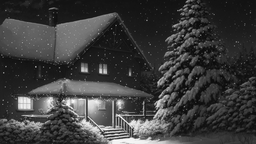
#> input picture laba4/pictures_src/house_semitone.bmp, 256 x 144 px, shrunk from 2000 x 1125 before the run, found by its file name
$ python main.py
#> lines starting #> are read from the running program, lines starting #| are printed output that depends on the picture
### laba4/my_io.py
from PIL import Image
import numpy as np
from sys import path

path = path[0]


# [14 lines left out: function safe_number_input, not called in this run]


def prompt(variants: dict):
    for number, variant in enumerate(variants.keys(), 1):
        print(f'{number} - {variant}')
    input_correct = False
    user_input = 0
    while not input_correct:
        try:
            user_input = int(input('> '))
            if user_input <= 0 or user_input > len(variants):
                raise ValueError
            input_correct = True
        except ValueError:
            print("Введите корректное значение")
#> this loop made 1 pass; the answer given on pass 1: 3
    return dict(enumerate(variants.values(), 1))[user_input]


def image_to_np_array(image_name: str) -> np.array:
#> called with image_name = 'house_semitone.bmp'
    img_src = Image.open(path + '\\pictures_src\\' + image_name).convert('L')
#> img_src is the input picture: PIL image 256x144 L; min 4, max 255, mean 60.7
#> the loop in prompt (call 2), `while not input_correct:` made 1 pass; the answer given on pass 1: 3
    return np.array(img_src)


def image_from_np_array(image: np.array, f):
    return Image.fromarray(f(image), 'L')

### laba4/contoir.py
# # 1 + (6 - 1)%10 == 6 --> Sharr operator
from my_io import np, safe_number_input
from bernsen import bernsen_threshold, simple_bin
from typing import Literal


operators = {
    'x': np.array(
        [[3, 0, -3],
         [10, 0, -10],
         [3, 0, -3]]
    ),

    'y': np.array(
        [[3, 10, 3],
         [0, 0, 0],
         [-3, -10, -3]]
    )
}


def get_frame(img: np.array, x: int, y: int) -> np.array:
    above = x - 1
    low = x + 2
    left = y - 1
    right = y + 2

    return img[above: low, left: right]


def apply_operator(frame: np.array, direction: Literal['x', 'y', 'g', 'b']):
    frame = frame.astype(np.int32)

    match direction:
        case 'x':
            return np.sum(operators['x'] * frame)

        case 'y':
            return np.sum(operators['y'] * frame)

        case 'g':
            return abs(np.sum(operators['x'] * frame)) + \
                        abs(np.sum(operators['y'] * frame))

        case 'b':
            return abs(np.sum(operators['x'] * frame)) + \
                        abs(np.sum(operators['y'] * frame))
        case _:
            raise ValueError("Unsupported direction")


def sharr_operator(img: np.array, direction: Literal['x', 'y', 'g', 'b']):
#> called with direction = 'g'
    new_img = np.zeros_like(img, dtype=np.float64)
    x, y = 1, 1

    while x < img.shape[0] - 1:
        if x % 2 == 0:
            while y + 1 < img.shape[1] - 1:
                frame = get_frame(img, x, y)
                new_img[x, y] = apply_operator(frame, direction)
                y += 1

        else:
            while y - 1 > 1:
                frame = get_frame(img, x, y)
                new_img[x, y] = apply_operator(frame, direction)
                y -= 1

        x += 1
#> this loop made 142 passes
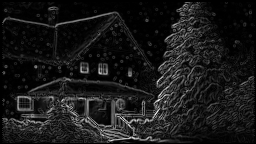
#> new_img: shape (144, 256) float64; min 0, max 4654, mean 456.4; drawn with min black and max white

    new_img = new_img / np.max(new_img) * 255

    if direction == 'b':
        # print("Введите размер окна:")
        # frame_size = safe_number_input(3, 20)
        print("Введите порог t:")
        t = safe_number_input(0, 255)

        return simple_bin(new_img, t).astype(np.uint8)

    elif direction == 'x' or direction == 'y' or direction == 'g':
        return new_img.astype(np.uint8)

    else:
        raise ValueError("Unsupported direction")


# [2 lines that do not run on import are left out]

### laba4/main.py
from my_io import *
from contoir import sharr_operator
from my_io import Image, path

operations = {
    'Градиентная матрица G_x': 'x',
    'Градиентная матрица G_y': 'y',
    'Градиентная матрица G': 'g',
    'Бинаризованная градиентная матрица G_b': 'b',
}

images = {
    'Chess': 'chess_semitone.bmp',
    'Anime face': 'tsukyo_semitone.bmp',
    'House': 'house_semitone.bmp',
    'Face': 'face_semitone.bmp'
}

if __name__ == '__main__':
    print('Выберите изображение:')
    selected_image = prompt(images)
    img = image_to_np_array(selected_image)

    print('Выберите вид обработки:')
    op = prompt(operations)

    result = Image.fromarray(sharr_operator(img, op), 'L')
    print('Введите название сохраненного изображения (оставьте пустым, чтобы \
не сохранять)')

    selected_path = input()
#> the answer given: pictures_src/chess_semitone.bmp
    if selected_path:
        result.save(path + '\\pictures_results\\'+ selected_path)
